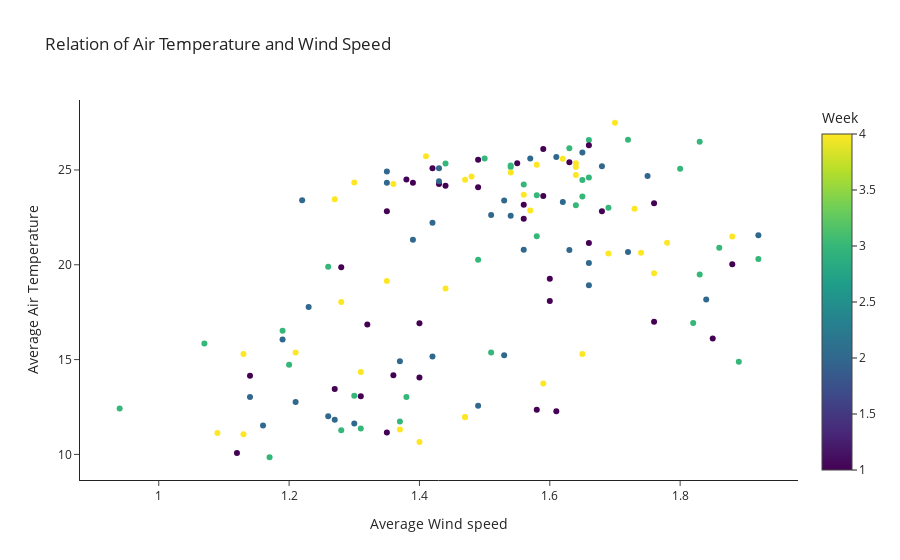

Notebook cell for this chart:
### Code cell
pio.templates.default = "simple_white"
fig = px.scatter(w,y='Average Air Temperature',x='Average Wind speed ',color="Week",title="Relation of Air Temperature and Wind Speed")
fig.show()

### Figure 1 — Plotly figure (JSON) as saved in the notebook; plotly's stock layout.template omitted (floating-point values rounded to 4 significant figures; data arrays with more than 128 entries replaced by an {"elided": "..."} marker saying what was removed)
{"data": [{"hovertemplate": "Average Wind speed =%{x}<br>Average Air Temperature=%{y}<br>Week=%{marker.color}<extra></extra>", "legendgroup": "", "marker": {"color": {"elided": "140 int values"}, "coloraxis": "coloraxis", "symbol": "circle"}, "mode": "markers", "name": "", "orientation": "v", "showlegend": false, "type": "scatter", "x": {"elided": "140 float values"}, "xaxis": "x", "y": {"elided": "140 float values"}, "yaxis": "y"}], "layout": {"coloraxis": {"colorbar": {"title": {"text": "Week"}}, "colorscale": [[0, "#440154"], [0.1111, "#482878"], [0.2222, "#3e4989"], [0.3333, "#31688e"], [0.4444, "#26828e"], [0.5556, "#1f9e89"], [0.6667, "#35b779"], [0.7778, "#6ece58"], [0.8889, "#b5de2b"], [1, "#fde725"]]}, "legend": {"tracegroupgap": 0}, "title": {"text": "Relation of Air Temperature and Wind Speed"}, "xaxis": {"anchor": "y", "domain": [0, 1], "title": {"text": "Average Wind speed "}}, "yaxis": {"anchor": "x", "domain": [0, 1], "title": {"text": "Average Air Temperature"}}}}
